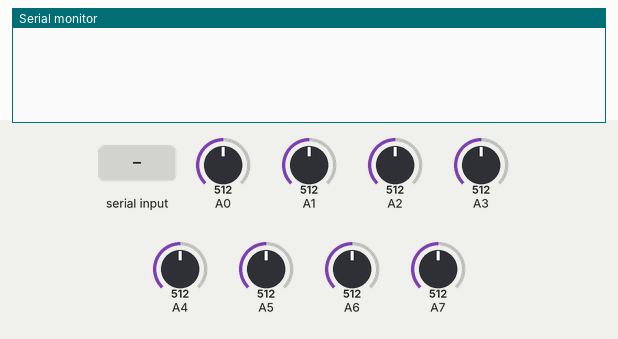
The sketch below on a simulated Arduino Uno, built with avr-gcc and run on an emulated ATmega328P. On the bench: the last lines printed to the serial monitor. Inputs (shaded band) come from the test bench; at power-on: A0 = 512, A1 = 512, A2 = 512, A3 = 512, A4 = 512, A5 = 512, A6 = 512, A7 = 512.

Above: at 1.2 s.
1.3 s: "!" received over Serial
At 2.1 s:
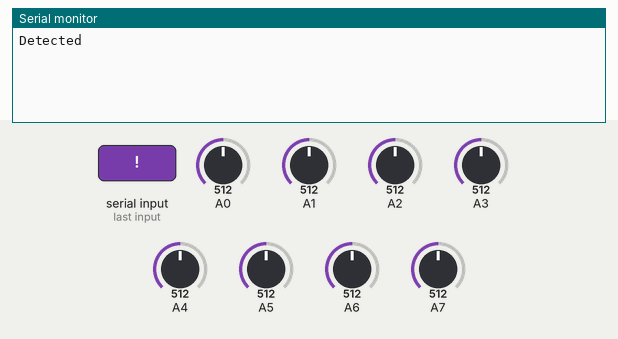
2.8 s: "*" received over Serial
At 3.6 s:
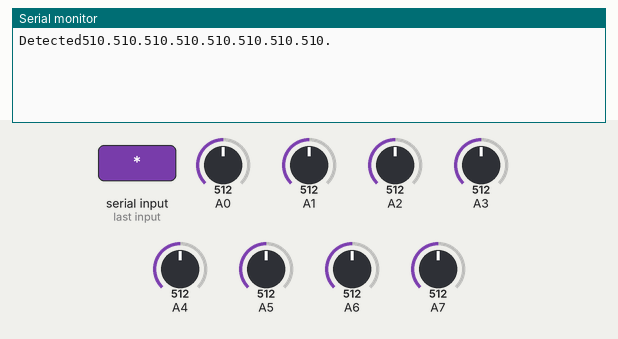

The sketch:

ARDUINO_BLOCKY.ino
```cpp
void setup()
{
    Serial.begin(9600);
}
bool isFull(int arr[])
{
    int a = arr[0];
    for(int i = 1; i<500; i++)
    {
        if(abs(a-arr[i])>3)
        {
            return false;
        }
    }
    return true;
}
void loop()
{
    if(Serial.available()>0)
    {
        char x = Serial.read();
        if(x == '!')
        {
            Serial.print("Detected");
        }
        else if(x=='*')
        {
            String a = "";
            int arr[500];
            int order [] ={7,3,5,6,4,2,1,0};
            for(int i = 0; i<8; i++)
            {
                for(int j = 0; j<500; j++)
                {
                    arr[j] = analogRead(order[i]);
                }
                if(isFull(arr))
                {
                  //ahead
                  if(arr[0]>=830&& arr[0]<=850){
                    arr[0] = 840;
                  }
                  //
                  //if ahead
                  if(arr[0]>=590&&arr[0]<=620){
                    arr[0]=600;
                  }
                  if(arr[0]>=720&&arr[0]<=740)
                  {
                    arr[0]=730;
                  }
                  //if right
                  if(arr[0]>=675&& arr[0]<=690)
                  {
                    arr[0]= 680;
                  }
                  //if left
                  if(arr[0]>=360&& arr[0]<=380)
                  {
                    arr[0]= 370;
                  }
                  //while ahead
                  if(arr[0]>=490&& arr[0]<=510)
                  {
                    arr[0]= 500;
                  }
                  //while right
                  if(arr[0]>=540&& arr[0]<=560)
                  {
                    arr[0]= 550;
                  }
                  //while left
                  if(arr[0]>=310&& arr[0]<=340)
                  {
                    arr[0]= 320;
                  }
                  //end
                  if(arr[0]>=691&& arr[0]<=710)
                  {
                    arr[0]= 700;
                  }
                  //turn left
                  if(arr[0]>=290 && arr[0]<=310)
                  {
                    arr[0]= 300;
                  }
                  if(arr[0]>=1020)
                  {
                    arr[0]= 730;
                  }
                  if(arr[0]>=648&&arr[0]<=670){
                    arr[0]=660;
                  }
                  arr[0]-=arr[0]%10;
                    a = a + arr[0]+'.';
                }
            }
            //a="730.600.840.400.300.700.700.";
            Serial.println(a);
            a="";
        }
    }
}
```

Measured:
- after the input at 1.3 s, the serial monitor: prints a new line at once (image 1)
- after the input at 2.8 s, the serial monitor: prints a new line after 0.44 s (image 2)
